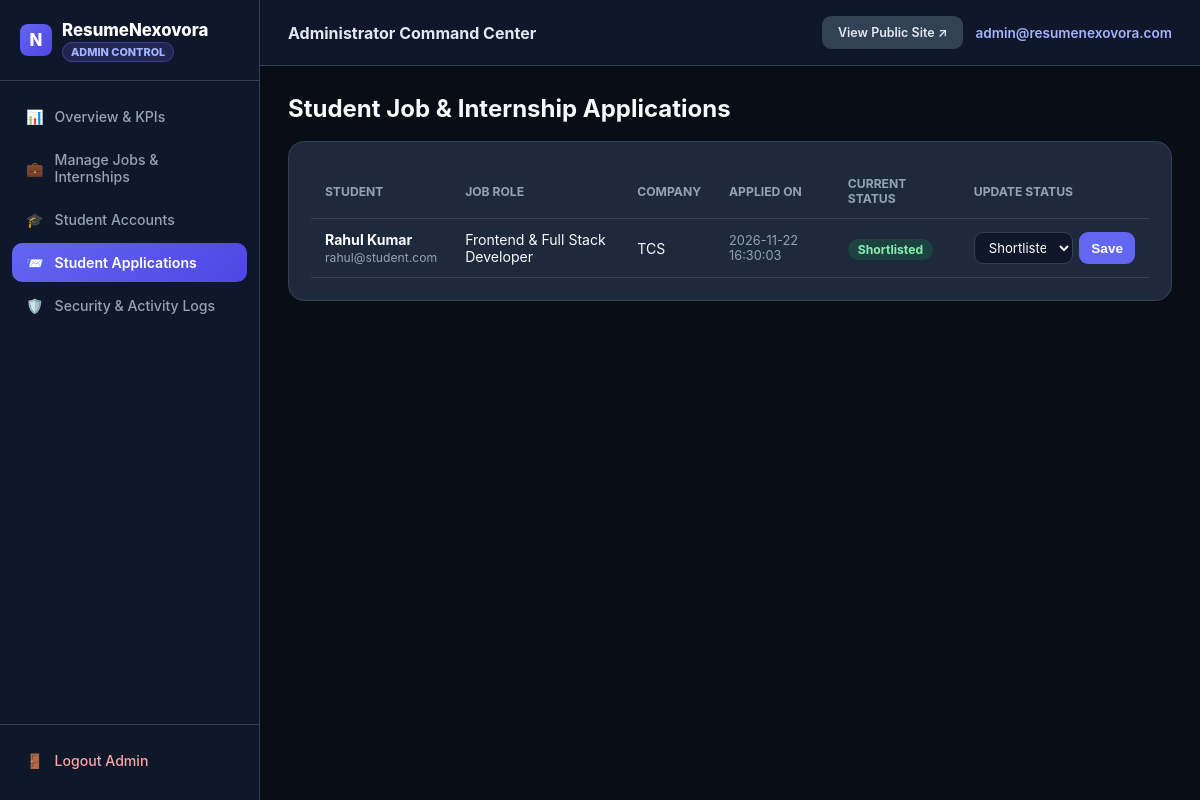
The page /admin/applications (signed in) on the database its author committed.
### tables this page shows
CREATE TABLE applications (
        id INTEGER PRIMARY KEY AUTOINCREMENT,
        user_id INTEGER NOT NULL,
        job_id INTEGER NOT NULL,
        status TEXT DEFAULT 'Applied',
        applied_at TIMESTAMP DEFAULT CURRENT_TIMESTAMP,
        UNIQUE(user_id, job_id),
        FOREIGN KEY (user_id) REFERENCES users(id),
        FOREIGN KEY (job_id) REFERENCES jobs(id)
    );

CREATE TABLE users (
        id INTEGER PRIMARY KEY AUTOINCREMENT,
        full_name TEXT NOT NULL,
        email TEXT UNIQUE NOT NULL,
        password_hash TEXT NOT NULL,
        role TEXT NOT NULL DEFAULT 'student',
        target_role TEXT DEFAULT 'Full Stack Developer',
        college TEXT DEFAULT 'St. Ann''s College of Engineering & Technology',
        status TEXT DEFAULT 'Active',
        created_at TIMESTAMP DEFAULT CURRENT_TIMESTAMP
    );

CREATE TABLE jobs (
        id INTEGER PRIMARY KEY AUTOINCREMENT,
        title TEXT NOT NULL,
        company TEXT NOT NULL,
        location TEXT NOT NULL,
        job_type TEXT NOT NULL DEFAULT 'Full-Time',
        package TEXT NOT NULL,
        required_skills TEXT NOT NULL,
        description TEXT,
        is_active INTEGER DEFAULT 1,
        posted_at TIMESTAMP DEFAULT CURRENT_TIMESTAMP
    );

### app.py (the view, shortened to what this page needs)
@app.route("/admin/applications", methods=["GET", "POST"])
@admin_required
def admin_applications():
    conn = get_db()
    applications = conn.execute(
        """SELECT a.id, a.status, a.applied_at,
                  u.full_name AS student_name, u.email AS student_email,
                  j.title AS job_title, j.company
           FROM applications a
           JOIN users u ON a.user_id = u.id
           JOIN jobs j ON a.job_id = j.id
           ORDER BY a.applied_at DESC"""
    ).fetchall()
    conn.close()
    return render_template("admin/applications.html", active_page="admin_apps", applications=applications)

### utils/db_setup.py (called while the page is built)
def get_db():
    conn = sqlite3.connect(Config.DATABASE_PATH)
    conn.row_factory = sqlite3.Row
    return conn

### templates/admin/applications.html (shortened to what this page needs)
{% extends "admin/layout.html" %}
{% block content %}
<h2 style="margin-bottom: 18px;">Student Job & Internship Applications</h2>
<div class="card">
    {% if applications %}
      <table class="data-table">
          <thead>
              <tr>
                  <th>Student</th>
                  <th>Job Role</th>
                  <th>Company</th>
                  <th>Applied On</th>
                  <th>Current Status</th>
                  <th>Update Status</th>
              </tr>
          </thead>
          <tbody>
              {% for a in applications %}
                <tr>
                    <td>
                        <strong>{{ a['student_name'] }}</strong><br>
                        <span style="font-size: 0.76rem; color: #94a3b8;">{{ a['student_email'] }}</span>
                    </td>
                    <td>{{ a['job_title'] }}</td>
                    <td>{{ a['company'] }}</td>
                    <td style="font-size: 0.8rem; color: #94a3b8;">{{ a['applied_at'] }}</td>
                    <td><span class="badge-ok">{{ a['status'] }}</span></td>
                    <td>
                        <form method="POST" style="display: flex; gap: 6px;">
                            <select name="status" class="form-control" style="padding: 6px 10px; font-size: 0.82rem;">
                                {% for st in ['Applied', 'Shortlisted', 'Interview Scheduled', 'Selected', 'Rejected'] %}
                                  <option value="{{ st }}" {% if st == a['status'] %}selected{% endif %}>{{ st }}</option>
                                {% endfor %}
                            </select>
                            <button type="submit" class="btn btn-primary" style="padding: 6px 12px;">Save</button>
                        </form>
                    </td>
                </tr>
              {% endfor %}
          </tbody>
      </table>
    {% else %}
      <p style="color: #94a3b8;">No student applications submitted yet.</p>
    {% endif %}
</div>
{% endblock %}

### static/css/admin.css (style rules this page uses)
:root { --bg-dark: #090d16; --sidebar-bg: #0f172a; --card-bg: #1e293b; --border: #334155; --accent: #6366f1; --accent-hover: #4f46e5; --text-main: #f8fafc; --text-muted: #94a3b8; }
* { box-sizing: border-box; margin: 0; padding: 0; }
body { font-family: 'Plus Jakarta Sans', 'Inter', -apple-system, BlinkMacSystemFont, 'Segoe UI', Roboto, sans-serif; background: var(--bg-dark); color: var(--text-main); display: flex; min-height: 100vh; }
.card { background: var(--card-bg); border: 1px solid var(--border); border-radius: 16px; padding: 22px; margin-bottom: 22px; }
.btn { display: inline-flex; align-items: center; gap: 6px; padding: 9px 16px; border-radius: 9px; font-weight: 600; font-size: 0.85rem; border: none; cursor: pointer; text-decoration: none; }
.btn-primary { background: var(--accent); color: white; }
.form-control { width: 100%; padding: 10px 12px; border-radius: 9px; border: 1px solid var(--border); background: #0f172a; color: white; font-family: inherit; font-size: 0.9rem; }
table.data-table { width: 100%; border-collapse: collapse; font-size: 0.88rem; }
table.data-table th, table.data-table td { padding: 12px 14px; text-align: left; border-bottom: 1px solid var(--border); }
table.data-table th { color: var(--text-muted); font-size: 0.76rem; text-transform: uppercase; }
.badge-ok { background: rgba(34, 197, 94, 0.16); color: #86efac; padding: 3px 10px; border-radius: 999px; font-size: 0.76rem; font-weight: 700; }

### rows shown on the page
applications: student_name "Rahul Kumar", student_email "rahul@student.com", job_title "Frontend & Full Stack Developer", company "TCS", applied_at "2026-11-22 16:30:03", status "Shortlisted"

### other values the page prints
{{ session.get('user_email') }} "admin@resumenexovora.com"
